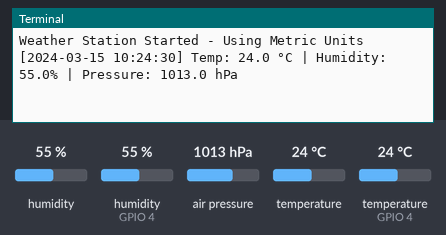
Recording of a program running on a simulated Raspberry Pi (BCM pin numbers). On the bench: the last lines printed to the terminal. The inputs (shaded band) are chosen by the test bench; at power-on: humidity (sensor on GPIO 4) 55 %, air pressure 1013 hPa, temperature (sensor on GPIO 4) 24 °C, humidity 55 %, temperature 24 °C. The clock reads 2024-03-15 10:24:30 at power-on unless the program sets it; files the program writes start out absent; requests to the public web service named in the program get a made-up reply in its usual format after 0.4 s (London, UTC, broken clouds, 64 % humidity, 1013 hPa unless stated).

Above: at 1.6 s.
1.7 s: humidity (sensor on GPIO 4) set to 22 %
10.0 s: air pressure set to 952 hPa
At 12.0 s:
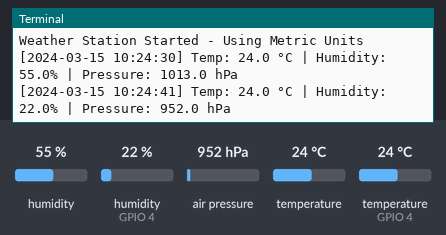
18.3 s: temperature (sensor on GPIO 4) set to 12 °C
At 22.5 s:
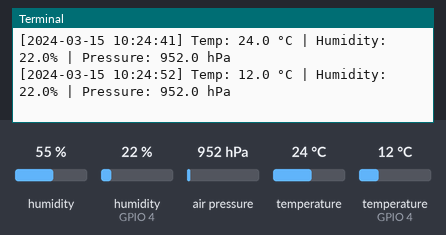
26.6 s: air pressure set to 975 hPa
At 33.0 s:
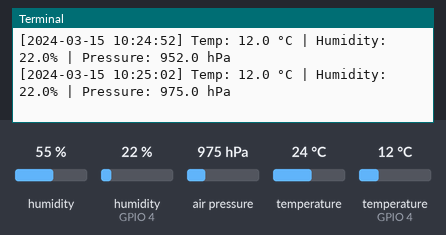
34.9 s: humidity (sensor on GPIO 4) set to 40 %
At 43.5 s:
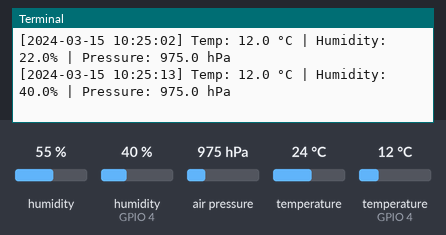
Timing chart, 0 to 44.2 s (numbered marks = the images above; inputs shaded):
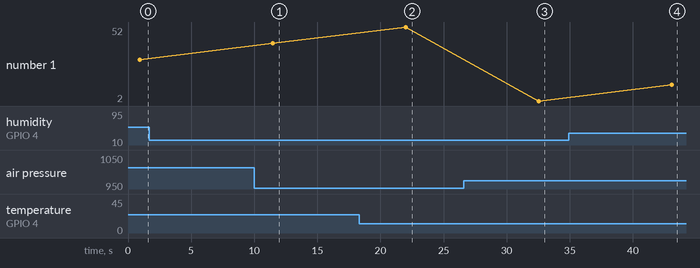

The program:

weather_station.py
```python
import Adafruit_DHT
import smbus2
import bme280
import time
import csv
import requests
from datetime import datetime

# Sensor Setup
DHT_SENSOR = Adafruit_DHT.DHT22
DHT_PIN = 4

PORT = 1
ADDRESS = 0x76
bus = smbus2.SMBus(PORT)
calibration_params = bme280.load_calibration_params(bus, ADDRESS)

# Countries that primarily use Imperial units
IMPERIAL_COUNTRIES = {"US", "MM", "LR"}

def detect_units():
    try:
        response = requests.get("https://ipinfo.io", timeout=5)
        country_code = response.json().get("country", "US").upper()
        return "imperial" if country_code in IMPERIAL_COUNTRIES else "metric"
    except:
        return "metric"  # Fallback default

def c_to_f(celsius):
    return round((celsius * 9 / 5) + 32, 2)

def hpa_to_inhg(hpa):
    return round(hpa * 0.02953, 2)

def read_sensors():
    humidity, temp_c = Adafruit_DHT.read_retry(DHT_SENSOR, DHT_PIN)
    bme280_data = bme280.sample(bus, ADDRESS, calibration_params)
    pressure_hpa = bme280_data.pressure
    return temp_c, humidity, pressure_hpa

def log_data(timestamp, temp, humidity, pressure, temp_unit, pressure_unit):
    with open('weather_data.csv', mode='a', newline='') as file:
        writer = csv.writer(file)
        writer.writerow([timestamp, f"{temp} {temp_unit}", f"{humidity:.1f} %", f"{pressure} {pressure_unit}"])

def main():
    unit_system = detect_units()
    temp_unit = "°F" if unit_system == "imperial" else "°C"
    pressure_unit = "inHg" if unit_system == "imperial" else "hPa"

    print(f"Weather Station Started - Using {unit_system.title()} Units")

    while True:
        temp_c, humidity, pressure_hpa = read_sensors()
        timestamp = datetime.now().strftime("%Y-%m-%d %H:%M:%S")

        if temp_c is not None and humidity is not None:
            if unit_system == "imperial":
                temp = c_to_f(temp_c)
                pressure = hpa_to_inhg(pressure_hpa)
            else:
                temp = round(temp_c, 2)
                pressure = round(pressure_hpa, 2)

            print(f"[{timestamp}] Temp: {temp} {temp_unit} | Humidity: {humidity:.1f}% | Pressure: {pressure} {pressure_unit}")
            log_data(timestamp, temp, humidity, pressure, temp_unit, pressure_unit)
        else:
            print(f"[{timestamp}] Sensor read error.")

        time.sleep(10)

if __name__ == "__main__":
    main()
```

Measured:
- after the input at 10.0 s, the terminal: prints a new line after 1.5 s (image 1)
- after the input at 18.3 s, the terminal: prints a new line after 3.7 s (image 2)
- after the input at 26.6 s, the terminal: prints a new line after 5.9 s (image 3)
- after the input at 34.9 s, the terminal: prints a new line after 8.2 s (image 4)
